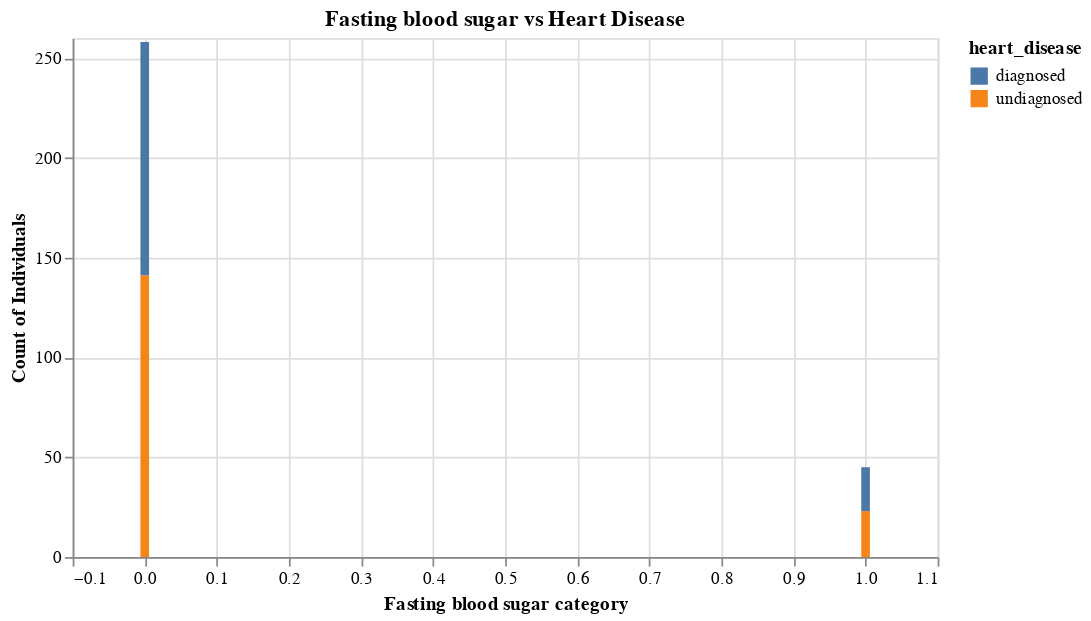

The code cell stored with this chart in its notebook:
### Markdown cell above
There also seems to be little to no correlation between heart disease and cholesterol as an independent  variable

### Code cell
fasting_blood_sugar_graph = (
    alt.Chart(heart_disease_data, title = "Fasting blood sugar vs Heart Disease")  
    .mark_bar()
    .encode(
        x=alt.X("fasting_blood_sugar", title= "Fasting blood sugar category"), 
        y=alt.Y("count()", title= "Count of Individuals"), color="heart_disease"
    ).properties(width=500, height=300)
)
fasting_blood_sugar_graph

### Figure 1 — Vega-Lite specification as saved in the notebook (floating-point values rounded to 4 significant figures; data arrays with more than 128 entries replaced by an {"elided": "..."} marker saying what was removed)
{"config": {"view": {"continuousWidth": 400, "continuousHeight": 300}}, "data": {"name": "data-d97bc0de9cd967ceb55bfed1c69299e0"}, "mark": "bar", "encoding": {"color": {"field": "heart_disease", "type": "nominal"}, "x": {"field": "fasting_blood_sugar", "title": "Fasting blood sugar category", "type": "quantitative"}, "y": {"aggregate": "count", "title": "Count of Individuals", "type": "quantitative"}}, "height": 300, "title": "Fasting blood sugar vs Heart Disease", "width": 500, "$schema": "https://vega.github.io/schema/vega-lite/v4.17.0.json", "datasets": {"data-d97bc0de9cd967ceb55bfed1c69299e0": {"elided": "303 records"}}}
